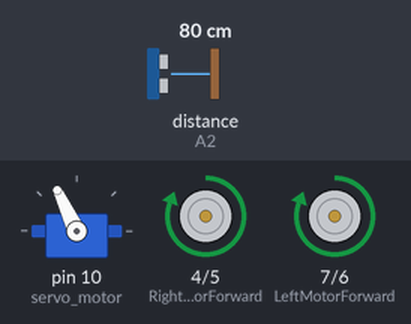
Recording of a sketch running on a simulated Arduino Uno, built with avr-gcc and run on an emulated ATmega328P. Parts: servo, motor-driver pin pairs drawn as motors (green arrow = first pin HIGH = forward, orange = second pin HIGH = backward, longer = more drive). Inputs (shaded band) come from the test bench; at power-on: distance to the obstacle (sensor on A2) 80 cm. The echo pulse lasts 58.3 µs per cm.

Above: at 2.4 s.
2.5 s: distance to the obstacle (sensor on A2) set to 23 cm
4.6 s: distance to the obstacle (sensor on A2) set to 18 cm
At 7.6 s:
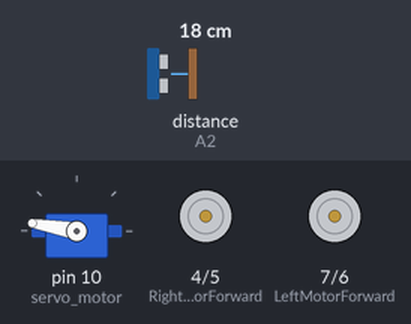
At 9.2 s:
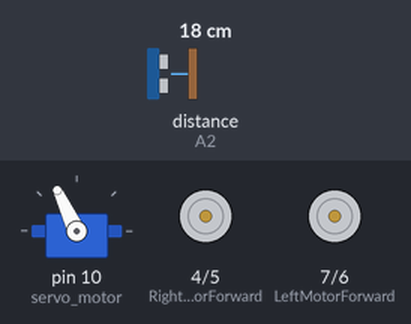
10.8 s: distance to the obstacle (sensor on A2) set to 35 cm
13.9 s: distance to the obstacle (sensor on A2) set to 2 cm
At 16.4 s:
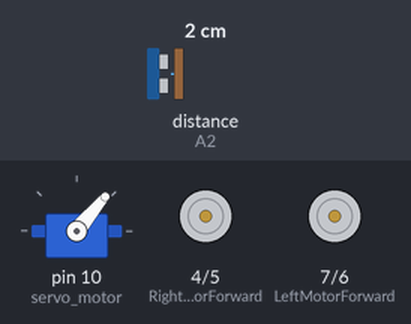
Timing chart, 0 to 18.0 s (numbered marks = the images above; inputs shaded):
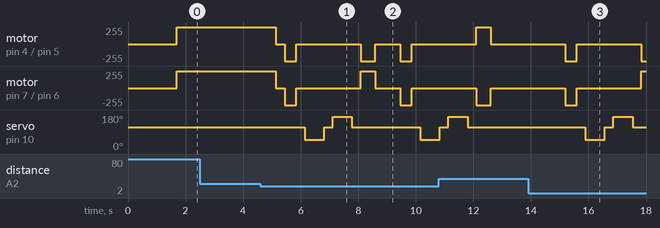

The sketch:

Robot_Obstacle_Arduino_V3.ino
```cpp
#include <Servo.h>
#include <NewPing.h>

// Definisi pin untuk motor driver (L298N)
const int LeftMotorForward = 7;     //IN3
const int LeftMotorBackward = 6;    //IN4
const int RightMotorForward = 4;    //IN1
const int RightMotorBackward = 5;   //IN2

// Pin sensor ultrasonik
#define trig_pin A1 // analog input 1
#define echo_pin A2 // analog input 2

#define maximum_distance 200 // jarak maksimal sensor ultrasonik
boolean goesForward = false;
int distance = 100;

NewPing sonar(trig_pin, echo_pin, maximum_distance); // inisialisasi sensor ultrasonik
Servo servo_motor; // inisialisasi servo

void setup() {
  // Set pin motor sebagai output
  pinMode(RightMotorForward, OUTPUT);
  pinMode(LeftMotorForward, OUTPUT);
  pinMode(LeftMotorBackward, OUTPUT);
  pinMode(RightMotorBackward, OUTPUT);

  // Hubungkan servo ke pin 10
  servo_motor.attach(10);

  // Posisikan servo ke tengah
  servo_motor.write(115);
  delay(500);

  // Membaca jarak awal
  distance = readPing();
  delay(100);
  distance = readPing();
  delay(100);
  distance = readPing();
  delay(100);
  distance = readPing();
  delay(100);
}

void loop() {
  int distanceRight = 0;
  int distanceLeft = 0;
  delay(500);

  if (distance <= 20) {  // Kondisi jika ada objek di depan
    moveStop();
    delay(300);
    moveBackward();
    delay(400);
    moveStop();
    delay(300);

    // Cek jarak ke kanan dan kiri
    distanceRight = lookRight();
    delay(300);
    distanceLeft = lookLeft();
    delay(300);

    // Tentukan arah berdasarkan jarak
    if (distanceRight >= distanceLeft) {
      turnRight();
    } else {
      turnLeft();
    }

    moveStop();
  } else {
    moveForward();  // Jika tidak ada objek, maju
  }

  // Perbarui jarak
  distance = readPing();
}

// Fungsi untuk melihat ke kanan dengan servo
int lookRight() {
  servo_motor.write(50);  // Gerakkan servo ke kanan
  delay(500);
  int distance = readPing();  // Baca jarak
  delay(100);
  servo_motor.write(115);  // Kembalikan servo ke tengah
  return distance;
}

// Fungsi untuk melihat ke kiri dengan servo
int lookLeft() {
  servo_motor.write(170);  // Gerakkan servo ke kiri
  delay(500);
  int distance = readPing();  // Baca jarak
  delay(100);
  servo_motor.write(115);  // Kembalikan servo ke tengah
  return distance;
}

// Fungsi untuk membaca jarak dari sensor ultrasonik
int readPing() {
  delay(70);
  int cm = sonar.ping_cm();
  if (cm == 0) {
    cm = 250;  // Jika tidak ada objek, anggap jarak sangat jauh
  }
  return cm;
}

// Fungsi untuk menghentikan robot
void moveStop() {
  digitalWrite(RightMotorForward, LOW);
  digitalWrite(LeftMotorForward, LOW);
  digitalWrite(RightMotorBackward, LOW);
  digitalWrite(LeftMotorBackward, LOW);
}

// Fungsi untuk bergerak maju
void moveForward() {
  if (!goesForward) {
    goesForward = true;
    digitalWrite(LeftMotorForward, HIGH);
    digitalWrite(RightMotorForward, HIGH);
    digitalWrite(LeftMotorBackward, LOW);
    digitalWrite(RightMotorBackward, LOW);
  }
}

// Fungsi untuk bergerak mundur
void moveBackward() {
  goesForward = false;
  digitalWrite(LeftMotorBackward, HIGH);
  digitalWrite(RightMotorBackward, HIGH);
  digitalWrite(LeftMotorForward, LOW);
  digitalWrite(RightMotorForward, LOW);
}

// Fungsi untuk belok kanan
void turnRight() {
  digitalWrite(LeftMotorForward, HIGH);
  digitalWrite(RightMotorBackward, HIGH);
  digitalWrite(LeftMotorBackward, LOW);
  digitalWrite(RightMotorForward, LOW);
  delay(500);
  moveForward();
}

// Fungsi untuk belok kiri
void turnLeft() {
  digitalWrite(LeftMotorBackward, HIGH);
  digitalWrite(RightMotorForward, HIGH);
  digitalWrite(LeftMotorForward, LOW);
  digitalWrite(RightMotorBackward, LOW);
  delay(500);
  moveForward();
}
```

Measured:
- the behaviour switches between 21 and 20 cm on distance to the obstacle (sensor on A2) (found by bisection; images 0 and 1)
- after the input at 2.5 s, every drawn part: stays the same
- after the input at 13.9 s, motor on pin 4 (RightMotorForward) / pin 5 (RightMotorBackward): stopped → backward 255/255 after 1.3 s, → stopped 0.40 s later, → backward 255/255 2.2 s later; motor on pin 7 (LeftMotorForward) / pin 6 (LeftMotorBackward): stopped → backward 255/255 after 1.3 s, → stopped 0.40 s later, → forward 255/255 2.2 s later
